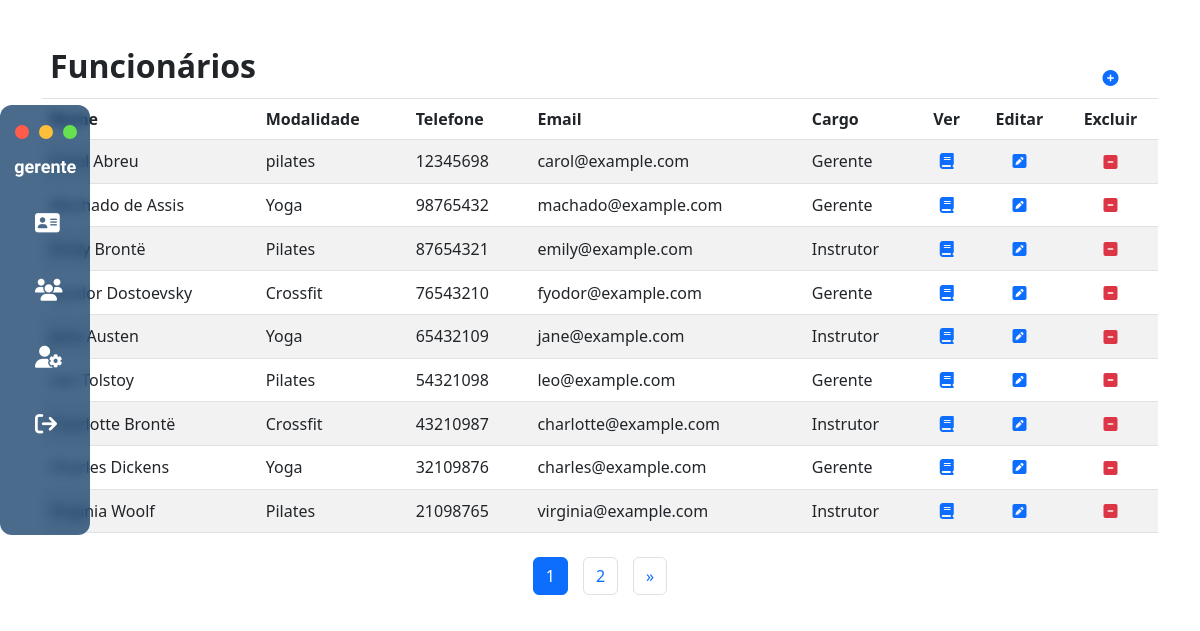
Screenshot of /healthtech_Vfinal/templates/tableFuncionario.php (signed in) with the database file from the repository.
### tables this page shows
CREATE TABLE tb_funcionario (
  id INTEGER UNSIGNED NOT NULL AUTO_INCREMENT,
  nome VARCHAR(45) NULL, 
  cpf VARCHAR(14) NOT NULL,
  data_nascimento VARCHAR(10) NULL, 
  telefone VARCHAR(45) NULL,
  email VARCHAR(50) NULL, 
  admissao VARCHAR(10) NULL,  
  demissao VARCHAR(10) NULL, 
  contrato VARCHAR(40) NULL, 
  salario DECIMAL(10, 2) NULL, 
  cargo INTEGER NULL, 
  senha VARCHAR(50) NULL, 
  modalidade VARCHAR(100) NULL,
  endereco VARCHAR(200) NULL, 
  cep VARCHAR(9) NULL,
  resposta VARCHAR(10),
  PRIMARY KEY(id),
  UNIQUE (cpf),
  UNIQUE (email)
);

### healthtech_Vfinal/config/processamentoFuncionarios.php (called while the page is built, shortened)
<?php
include_once("../config/url.php");
include_once("../config/conexao.php");
if (!empty($id)) {
    $query = "SELECT * FROM tb_funcionario WHERE id = :id";
    $stmt = $conn->prepare($query);
    $stmt->bindParam(":id", $id);
    $stmt->execute();
    $onlyfuncionarios = $stmt->fetch();
    $Allfuncionarios = [];
} else {
    $itensPorPagina = 9;
    $queryTotal = "SELECT COUNT(*) AS total FROM tb_funcionario";
    $stmtTotal = $conn->prepare($queryTotal);
    $stmtTotal->execute();
    $totalRegistros = $stmtTotal->fetch(PDO::FETCH_ASSOC)['total'];
    $totalPaginas = ceil($totalRegistros / $itensPorPagina);
    $paginaAtual = isset($_GET['page']) ? $_GET['page'] : 1;
    $offset = ($paginaAtual - 1) * $itensPorPagina;
    $query = "SELECT * FROM tb_funcionario LIMIT :offset, :itensPorPagina";
    $stmt = $conn->prepare($query);
    $stmt->bindValue(':offset', $offset, PDO::PARAM_INT);
    $stmt->bindValue(':itensPorPagina', $itensPorPagina, PDO::PARAM_INT);
    $stmt->execute();
    $Allfuncionarios = $stmt->fetchAll(PDO::FETCH_ASSOC);
}

### healthtech_Vfinal/config/url.php (called while the page is built, shortened)
<?php
  $BASE_URL = "http://".$_SERVER['SERVER_NAME'].dirname($_SERVER['REQUEST_URI'].'?');
?>

### healthtech_Vfinal/templates/tableFuncionario.php (the view, shortened to what this page needs)
<?php
include_once("layout/head.php");
include_once("layout/header.php");
include_once("../config/processamentoFuncionarios.php");
?>
<body class="body-table">
     <div class="total">
          <div class="container" style="margin-top:10px;">
               <div>
                    <main class="table">
                         <section>
                              <?php if (!empty($Allfuncionarios) && count($Allfuncionarios) > 0) : ?>
                         </section>
                         <section>
                              <div class="table-responsive">
                                   <table class="table table-striped table-hover align-middle">
                                        <thead>
                                             <tr>
                                                  <td colspan="7" class="fs-2"><strong>Funcionários</strong></td>
                                                  <td class="text-center">
                                                       <?php if ($_SESSION['cargo'] == 1) : ?>
                                                            <div>
                                                                 <a href=" <?= $BASE_URL ?>/createFuncionario.php"><i class="fas fa-plus-circle "></i></ion-icon></a>
                                                            </div>
                                                       <?php endif; ?>
                                                  </td>
                                             </tr>
                                             <tr>
                                                  <th scope="col">Nome</th>
                                                  <th scope="col">Modalidade</th>
                                                  <th scope="col">Telefone</th>
                                                  <th scope="col">Email</th>
                                                  <th scope="col">Cargo</th>
                                                  <th scope="col" class="text-center">Ver</th>
                                                  <?php if ($_SESSION['cargo'] == 1) : ?>
                                                       <th scope="col" class="text-center">Editar</th>
                                                       <th scope="col" class="text-center">Excluir</th>
                                                  <?php endif; ?>
                                             </tr>
                                        </thead>
                                        <tbody>
                                             <?php foreach ($Allfuncionarios as $funcionario) : ?>
                                                  <tr>
                                                       <td><?= $funcionario["nome"] ?></td>
                                                       <td><?= $funcionario["modalidade"] ?></td>
                                                       <td><?= $funcionario["telefone"] ?></td>
                                                       <td><?= $funcionario["email"] ?></td>
                                                       <td><?php
                                                            if ($funcionario["cargo"] == 1) {
                                                                 echo "Gerente";
                                                            } elseif ($funcionario["cargo"] == 2) {
                                                                 echo "Instrutor";
                                                            } elseif ($funcionario["cargo"] == 3) {
                                                                 echo "Colaborador";
                                                            } else {
                                                                 echo "Cargo Desconhecido";
                                                            }
                                                            ?>
                                                       </td>
                                                       <?php if ($_SESSION['cargo'] == 1 || ($_SESSION['cargo'] != 1 && $_SESSION['id'] == $funcionario["id"])) : ?>
                                                            <td class="text-center">
                                                                 <a href="<?= $BASE_URL ?>/showFuncionario.php?id=<?= $funcionario["id"] ?>">
                                                                      <i class="fas fa-book"></i>
                                                                 </a>
                                                            </td>
                                                       <?php endif; ?>
                                                       <?php if ($_SESSION['cargo'] == 1) : ?>
                                                            <td class="text-center">
                                                                 <a href="<?= $BASE_URL ?>/editFuncionario.php?id=<?= $funcionario["id"] ?>">
                                                                      <i class="fas fa-pen-square"></i>
                                                                 </a>
                                                            </td>
                                                            <td class="text-center">
                                                                 <form class="delete-form" action="<?= $BASE_URL ?>/../config/processamentoFuncionarios.php" method="POST">
                                                                      <button type="submit" class="btn btn-link text-danger p-0">
                                                                           <i class="fas fa-minus-square"></i>
                                                                      </button>
                                                                 </form>
                                                            </td>
                                                       <?php endif; ?>
                                                  </tr>
                                             <?php endforeach; ?>
                                        </tbody>
                                   </table>
                              </div>
                         </section>
                         <?php if ($totalPaginas > 1) : ?>
                              <nav aria-label="Page navigation">
                                   <ul class="pagination justify-content-center">
                                        <?php for ($i = 1; $i <= $totalPaginas; $i++) : ?>
                                             <li class="page-item <?= $i == $paginaAtual ? 'active' : '' ?>">
                                                  <a class="page-link btn btn-primary" href="<?= $BASE_URL ?>/tableFuncionario.php?page=<?= $i ?>"><?= $i ?></a>
                                             </li>
                                        <?php endfor; ?>
                                        <?php if ($paginaAtual < $totalPaginas) : ?>
                                             <li class="page-item">
                                                  <a class="page-link btn btn-primary" href="<?= $BASE_URL ?>/tableFuncionario.php?page=<?= $paginaAtual + 1 ?>" aria-label="Next">
                                                       <span aria-hidden="true">&raquo;</span>
                                                  </a>
                                             </li>
                                        <?php endif; ?>
                                   </ul>
                              </nav>
                         <?php endif; ?>
                    <?php endif; ?>
                    </main>
               </div>
          </div>
     </div>
     <?php
     include_once("layout/footer.php");
     ?>

### healthtech_Vfinal/css/style.css (style rules this page uses)
*, *::after, *::before { box-sizing: border-box; padding: 0; margin: 0; }
body { width: 100%; min-height: 100vh; background-size: cover; background-position: center; background-repeat: no-repeat; font-family: 'Mukta', sans-serif; }
.btn-primary { background-color: #162938; color: #fff; border: none; border-radius: 5px; padding: 10px 20px; cursor: pointer; }

### rows the page displays
tb_funcionario: nome "Carol Abreu", modalidade "pilates", telefone "12345698", email "carol@example.com", cargo "Gerente"
tb_funcionario: nome "Machado de Assis", modalidade "Yoga", telefone "98765432", email "machado@example.com", cargo "Gerente"
tb_funcionario: nome "Emily Brontë", modalidade "Pilates", telefone "87654321", email "emily@example.com", cargo "Instrutor"
tb_funcionario: nome "Fyodor Dostoevsky", modalidade "Crossfit", telefone "76543210", email "fyodor@example.com", cargo "Gerente"
tb_funcionario: nome "Jane Austen", modalidade "Yoga", telefone "65432109", email "jane@example.com", cargo "Instrutor"
tb_funcionario: nome "Leo Tolstoy", modalidade "Pilates", telefone "54321098", email "leo@example.com", cargo "Gerente"
tb_funcionario: nome "Charlotte Brontë", modalidade "Crossfit", telefone "43210987", email "charlotte@example.com", cargo "Instrutor"
tb_funcionario: nome "Charles Dickens", modalidade "Yoga", telefone "32109876", email "charles@example.com", cargo "Gerente"
tb_funcionario: nome "Virginia Woolf", modalidade "Pilates", telefone "21098765", email "virginia@example.com", cargo "Instrutor"
